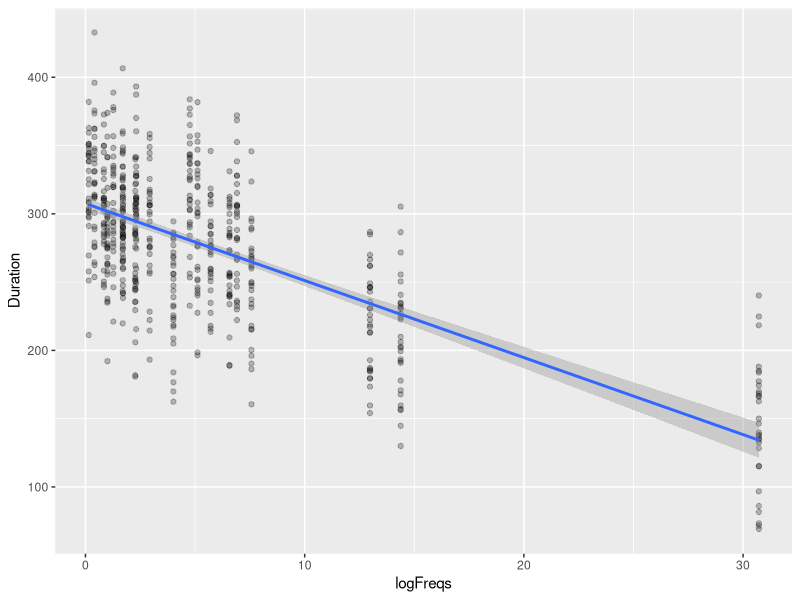

Write the R code that produced this figure.
## ---- chunk 1
#| message: false
#| warning: false
#load libraries
library(tidyverse)

## ---- chunk 2
#Open file
dfVowel<-read.csv('./data/extended_vowel_duration.csv')

## ---- chunk 3
dfVowel$SubjectID <- as.factor(dfVowel$SubjectID)
dfVowel$Word <- as.factor(dfVowel$Word)

## ---- chunk 4

dfVowel %>% ggplot(aes(x=logFreqs, y=Duration)) + 
       geom_point(alpha = 1/4) +
       geom_smooth(method = "lm")


## ---- chunk 5
r = cor(dfVowel$logFreqs, dfVowel$Duration)
print(r)

## ---- chunk 6
n = nrow(dfVowel)
## ---- chunk 7
 t_stat = (r * sqrt(n-2)) / sqrt(1-r^2)
 t_stat
## ---- chunk 8
qt(p = 0.025, df = 598)
## ---- chunk 9
cor.test(dfVowel$logFreqs,dfVowel$Duration)
## ---- chunk 10
model <- lm(Duration~logFreqs, data = dfVowel)
summary(model)

## ---- chunk 11
model <- lm(Duration~ 1 + logFreqs, data = dfVowel)
summary(model)

